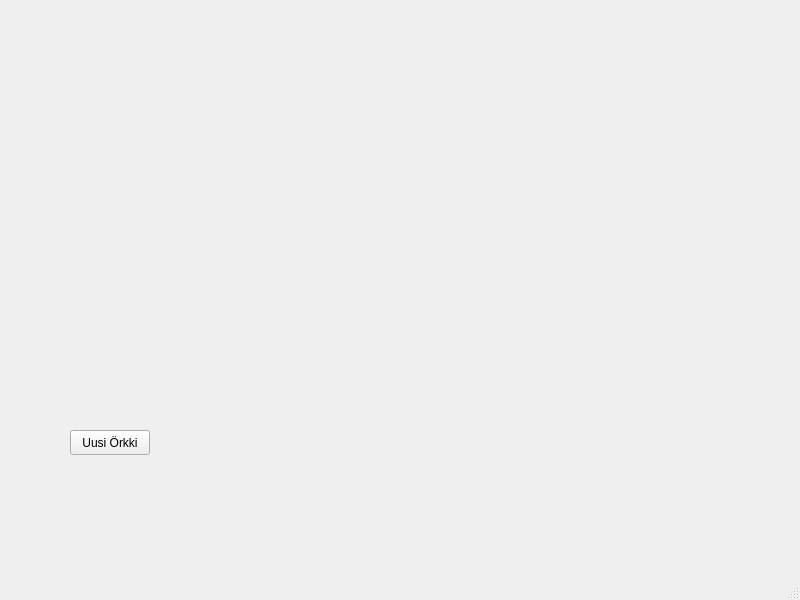
<?xml version="1.0" encoding="UTF-8"?>
<ui version="4.0">
 <class>MainWindow</class>
 <widget class="QMainWindow" name="MainWindow">
  <property name="geometry">
   <rect>
    <x>0</x>
    <y>0</y>
    <width>800</width>
    <height>600</height>
   </rect>
  </property>
  <property name="windowTitle">
   <string>MainWindow</string>
  </property>
  <widget class="QWidget" name="centralwidget">
   <widget class="PelimalliWidget" name="pelimalliWidget" native="true">
    <property name="geometry">
     <rect>
      <x>50</x>
      <y>60</y>
      <width>491</width>
      <height>351</height>
     </rect>
    </property>
   </widget>
   <widget class="QPushButton" name="pushButton">
    <property name="geometry">
     <rect>
      <x>70</x>
      <y>430</y>
      <width>80</width>
      <height>25</height>
     </rect>
    </property>
    <property name="text">
     <string>Uusi Örkki</string>
    </property>
   </widget>
  </widget>
  <widget class="QMenuBar" name="menubar">
   <property name="geometry">
    <rect>
     <x>0</x>
     <y>0</y>
     <width>800</width>
     <height>25</height>
    </rect>
   </property>
  </widget>
  <widget class="QStatusBar" name="statusbar"/>
 </widget>
 <customwidgets>
  <customwidget>
   <class>PelimalliWidget</class>
   <extends>QWidget</extends>
   <header>pelimalliwidget.h</header>
   <container>1</container>
  </customwidget>
 </customwidgets>
 <resources/>
 <connections/>
</ui>
